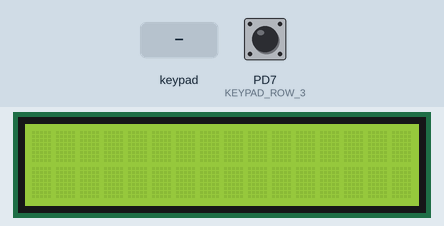
This program was run on a simulated ATmega32, built with avr-gcc and emulated at 16 MHz. Parts: 16×2 character LCD. Wiring (inferred from the names in the program): 3×4 keypad with keys 1 2 3 4 5 6 7 8 9 * 0 # (labels assumed): rows PD4, PD5, PD6; columns PD0, PD1, PD2, PD3; character LCD (HD44780): RS PB1; R/W PB2; E PB3; data PA4, PA5, PA6, PA7. The inputs (shaded band) are chosen by the test bench; at power-on: PD7 (KEYPAD_ROW_3) HIGH.

Above: at 1.2 s.
1.3 s: keypad keys 1 2 3 4 pressed 0.4 s apart
At 3.4 s:
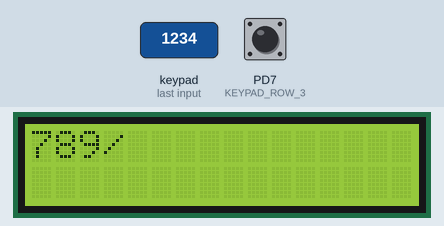
4.4 s: key '4' pressed
6.0 s: key '8' pressed
At 7.2 s:
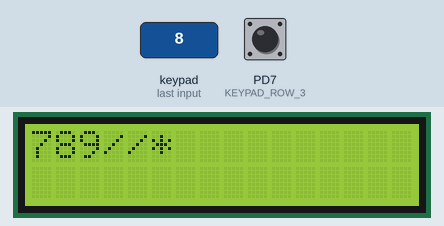
7.6 s: keypad keys 1 2 3 4 # pressed 0.4 s apart
At 9.7 s:
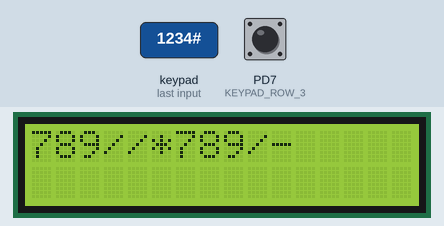
11.1 s: keypad keys 1 2 3 4 * pressed 0.4 s apart
At 13.5 s:
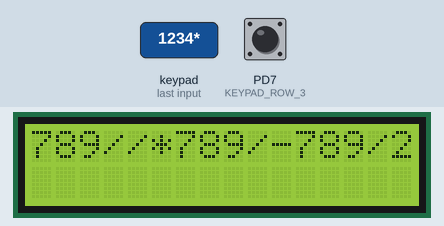
14.6 s: PD7 (KEYPAD_ROW_3) pulled LOW for 0.15 s
At 15.2 s:
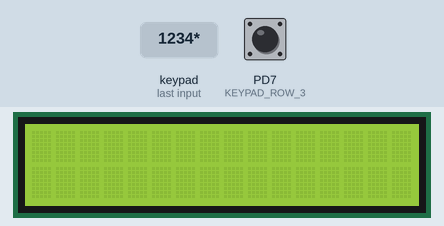
Timing chart, 0 to 17.2 s (numbered marks = the images above; inputs shaded):
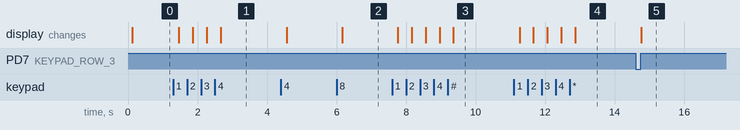

The program:

main.c
```c
/*
 * LCD_01.c
 *
 * Created: 8/24/2020 11:34:52 PM
 * Author : Mina
 */

//#include <avr/io.h>
#include "LCD.h"
#include "KeyPad.h"
#include "Calculator.h"
int main(void)
{
uint8 button_value;
LCD_Init();
KeyPad_Init();
sint32 operand1=0;
sint32 operand2=0;
uint8 operation='+';
uint8 firsttime=0;

while (1)
{
	button_value=KeyPad_GetValue();
	if(button_value!='@')
	{

		if(button_value=='c')
		{
			LCD_Clear();
			operand1=0;
			operand2=0;
		}
		else if(button_value=='=')
		{

			switch (operation)
			{

				case '+':
				operand2= operand2+operand1;
				operand1=0;
				break;
				case '-':
				operand2=operand2-operand1;
				operand1=0;
				break;
				case '*':
				if (firsttime==0)
				operand2=1;
				operand2=operand2*operand1;
				operand1=0;
				break;
				case '/':
				if (firsttime==0)
				operand2=1;
				operand2=operand2/operand1;
				operand1=0;
				break;
				default:
				break;

			}
			Displaynumber(operand2);

		}
		else if (button_value=='+'||button_value=='-'||button_value=='*'||button_value=='/')
		{
			LCD_WriteData(button_value);
			switch (operation)
			{

				case '+':
				operand2= operand2+operand1;
				operand1=0;
				break;
				case '-':
				operand2=operand2-operand1;
				operand1=0;
				break;
				case '*':
				if (firsttime==0)
				operand2=1;
				operand2=operand2*operand1;
				operand1=0;
				break;
				case '/':
				if (firsttime==0)
				operand2=1;
				operand2=operand2/operand1;
				operand1=0;
				break;
				default:
				break;

			}
			firsttime=1;
			operation=button_value;

			operand1=0;

		}
		else
		{
			LCD_WriteData(button_value);
			operand1=(operand1*10)+(sint32)(button_value-0x30);

		}


	}
}
}
```

Calculator.c
```c
/*
 * Calculator.c
 *
 * Created: 9/1/2020 10:54:42 AM
 *  Author: Mina
 */

#include "Calculator.h"
#include "LCD.h"
void Displaynumber(sint32 result)
{


	uint8 counter=0;
	sint32 temp=result;
	uint8 i=0;

	if (result<0)
	{
		LCD_WriteData('-');
	}


	for (i=0;temp>0;i++)
	{
		counter++;
		temp=temp/10;

	}


	uint8 arr[counter];

	for (i=0;i<counter;i++)
	{
		arr[i]=result%10;

		result=result/10;

	}
	LCD_GoTo(1,0);
	for (i=counter;i>0;i--)
	{

		LCD_WriteData(0x30+arr[i-1]);

	}
}
```

Calculator.h
```c
/*
 * Calculator.h
 *
 * Created: 9/1/2020 10:54:55 AM
 *  Author: Mina
 */


#ifndef CALCULATOR_H_
#define CALCULATOR_H_

#include "DIO.h"
void Displaynumber(sint32 result);


#endif /* CALCULATOR_H_ */
```

STD.h
```c
/*
 * STD.h
 *
 * Created: 8/20/2020 2:09:27 AM
 *  Author: Mina
 */


#ifndef STD_H_
#define STD_H_


typedef unsigned char  uint8;
typedef signed char    sint8;
typedef unsigned short uint16;
typedef signed short   sint16;
typedef unsigned long  uint32;
typedef signed long    sint32;
typedef float          float32;
typedef double         float64;


#endif /* STD_H_ */
```

KeyPad_Cfg.h
```c
/*
 * KeyPad_Cfg.h
 *
 * Created: 8/29/2020 7:33:35 AM
 *  Author: Mina
 */


#ifndef KEYPAD_CFG_H_
#define KEYPAD_CFG_H_

#include "DIO.h"

#define KEYPAD_PORT			DIO_PORTD

#define KEYPAD_COLOUM_0		DIO_PIN0
#define KEYPAD_COLOUM_1		DIO_PIN1
#define KEYPAD_COLOUM_2		DIO_PIN2
#define KEYPAD_COLOUM_3		DIO_PIN3

#define KEYPAD_ROW_0		DIO_PIN4
#define KEYPAD_ROW_1		DIO_PIN5
#define KEYPAD_ROW_2		DIO_PIN6
#define KEYPAD_ROW_3		DIO_PIN7


#endif /* KEYPAD_CFG_H_ */
```

LCD_Cfg.h
```c
/*
 * LCD_Cfg.h
 *
 * Created: 8/24/2020 11:42:26 PM
 *  Author: Mina
 */


#ifndef LCD_CFG_H_
#define LCD_CFG_H_

#include "DIO.h"

#define  LCD_8BIT_CMD_PORT		DIO_PORTB
#define  LCD_8BIT_DATA_PORT		DIO_PORTA

#define  LCD_4BIT_CMD_PORT		DIO_PORTB
#define  LCD_4BIT_DATA_PORT		DIO_PORTA

#define  LCD_RS_PIN				DIO_PIN1
#define  LCD_RW_PIN				DIO_PIN2
#define  LCD_E_PIN				DIO_PIN3

#define LCD_D0					DIO_PIN0
#define LCD_D1					DIO_PIN1
#define LCD_D2					DIO_PIN2
#define LCD_D3					DIO_PIN3
#define LCD_D4					DIO_PIN4
#define LCD_D5					DIO_PIN5
#define LCD_D6					DIO_PIN6
#define LCD_D7					DIO_PIN7

#define LCD_MODE				4

#endif /* LCD_CFG_H_ */
```

KeyPad.c
```c
/*
 * KeyPad.c
 *
 * Created: 8/29/2020 7:33:00 AM
 *  Author: Mina
 */

#include "KeyPad.h"
#define F_CPU 16000000
#include <util/delay.h>

#define COL_INIT	0
#define COL_FINAL	3

#define ROW_INIT	4
#define ROW_FINAL	7

const uint8 KeyPad_Values[4][4]={ {'7','8','9','/'},
	                              {'4','5','6','*'},
								  {'1','2','3','-'},
								  {'c','0','=','+'}};


void KeyPad_Init(void)
{
	DIO_SetPinDir(KEYPAD_PORT, KEYPAD_COLOUM_0, DIO_PIN_OUTPUT);
	DIO_SetPinDir(KEYPAD_PORT, KEYPAD_COLOUM_1, DIO_PIN_OUTPUT);
	DIO_SetPinDir(KEYPAD_PORT, KEYPAD_COLOUM_2, DIO_PIN_OUTPUT);
	DIO_SetPinDir(KEYPAD_PORT, KEYPAD_COLOUM_3, DIO_PIN_OUTPUT);

	DIO_SetPinDir(KEYPAD_PORT, KEYPAD_ROW_0, DIO_PIN_INPUT);
	DIO_SetPinDir(KEYPAD_PORT, KEYPAD_ROW_1, DIO_PIN_INPUT);
	DIO_SetPinDir(KEYPAD_PORT, KEYPAD_ROW_2, DIO_PIN_INPUT);
	DIO_SetPinDir(KEYPAD_PORT, KEYPAD_ROW_3, DIO_PIN_INPUT);

	DIO_SetPullup(KEYPAD_PORT, KEYPAD_ROW_0);
	DIO_SetPullup(KEYPAD_PORT, KEYPAD_ROW_1);
	DIO_SetPullup(KEYPAD_PORT, KEYPAD_ROW_2);
	DIO_SetPullup(KEYPAD_PORT, KEYPAD_ROW_3);

	DIO_SetPinValue(KEYPAD_PORT, KEYPAD_COLOUM_0, DIO_PIN_HIGH);
	DIO_SetPinValue(KEYPAD_PORT, KEYPAD_COLOUM_1, DIO_PIN_HIGH);
	DIO_SetPinValue(KEYPAD_PORT, KEYPAD_COLOUM_2, DIO_PIN_HIGH);
	DIO_SetPinValue(KEYPAD_PORT, KEYPAD_COLOUM_3, DIO_PIN_HIGH);


}

uint8 KeyPad_GetValue(void)
{
	uint8 LOC_Coloum =0;
	uint8 LOC_Row =0;
	uint8 value ='@';
	uint8 Temp =0;

	for (LOC_Coloum=COL_INIT; LOC_Coloum<= COL_FINAL;LOC_Coloum++)
	{
		DIO_SetPinValue(KEYPAD_PORT, LOC_Coloum, DIO_PIN_LOW);
		for (LOC_Row=ROW_INIT; LOC_Row<= ROW_FINAL; LOC_Row++)
		{
			DIO_ReadPin(KEYPAD_PORT, LOC_Row, &Temp);

			if(!Temp)
			{
				value=KeyPad_Values[LOC_Row - ROW_INIT ][LOC_Coloum - COL_INIT];

				while(!Temp)
				{
			DIO_ReadPin(KEYPAD_PORT, LOC_Row, &Temp);
				}
				_delay_ms(10);

			}
		}
		DIO_SetPinValue(KEYPAD_PORT, LOC_Coloum, DIO_PIN_HIGH);
	}
	return value;
}
```

KeyPad.h
```c
/*
 * KeyPad.h
 *
 * Created: 8/29/2020 7:33:18 AM
 *  Author: Mina
 */


#ifndef KEYPAD_H_
#define KEYPAD_H_

#include "KeyPad_Cfg.h"

void KeyPad_Init(void);

uint8 KeyPad_GetValue(void);


#endif /* KEYPAD_H_ */
```

LCD.c
```c
/*
 * LCD.c
 *
 * Created: 8/24/2020 11:41:56 PM
 *  Author: Mina
 */

#include "LCD.h"
#define F_CPU 16000000
#include <util/delay.h>

void LCD_Init(void)
{
#if LCD_MODE==8

DIO_SetPinDir(LCD_8BIT_CMD_PORT, LCD_RS_PIN	, DIO_PIN_OUTPUT);
DIO_SetPinDir(LCD_8BIT_CMD_PORT, LCD_RW_PIN, DIO_PIN_OUTPUT);
DIO_SetPinDir(LCD_8BIT_CMD_PORT, LCD_E_PIN, DIO_PIN_OUTPUT);

DIO_SetPortDir(LCD_8BIT_DATA_PORT, DIO_PORT_OUTPUT);

_delay_ms(100);

LCD_WriteCommand(0x38);
LCD_WriteCommand(0x0E);
LCD_WriteCommand(0x01);

_delay_ms(5);

#elif LCD_MODE==4

DIO_SetPinDir(LCD_4BIT_CMD_PORT, LCD_RS_PIN	, DIO_PIN_OUTPUT);
DIO_SetPinDir(LCD_4BIT_CMD_PORT, LCD_RW_PIN, DIO_PIN_OUTPUT);
DIO_SetPinDir(LCD_4BIT_CMD_PORT, LCD_E_PIN, DIO_PIN_OUTPUT);

DIO_SetPinDir(LCD_4BIT_DATA_PORT, LCD_D4	, DIO_PIN_OUTPUT);
DIO_SetPinDir(LCD_4BIT_DATA_PORT, LCD_D5	, DIO_PIN_OUTPUT);
DIO_SetPinDir(LCD_4BIT_DATA_PORT, LCD_D6	, DIO_PIN_OUTPUT);
DIO_SetPinDir(LCD_4BIT_DATA_PORT, LCD_D7	, DIO_PIN_OUTPUT);

_delay_ms(100);

LCD_WriteCommand(0x33);
LCD_WriteCommand(0x32);
LCD_WriteCommand(0x28);

LCD_WriteCommand(0x0C);
LCD_WriteCommand(0x01);
LCD_WriteCommand(0x06);
LCD_WriteCommand(0x02);

_delay_ms(5);

#endif
}

void LCD_WriteCommand(uint8 cmd)
{
	DIO_SetPinValue(LCD_4BIT_CMD_PORT, LCD_RS_PIN	, DIO_PIN_LOW);
	DIO_SetPinValue(LCD_4BIT_CMD_PORT, LCD_RW_PIN	, DIO_PIN_LOW);
	DIO_SetPinValue(LCD_4BIT_CMD_PORT, LCD_E_PIN	, DIO_PIN_LOW);

PORTA=(cmd & 0xF0) | (PORTA & 0x0F);

DIO_SetPinValue(LCD_4BIT_CMD_PORT, LCD_E_PIN	, DIO_PIN_HIGH);
_delay_ms(1);
DIO_SetPinValue(LCD_4BIT_CMD_PORT, LCD_E_PIN	, DIO_PIN_LOW);

PORTA=(cmd << 4) | (PORTA & 0x0F);

DIO_SetPinValue(LCD_4BIT_CMD_PORT, LCD_E_PIN	, DIO_PIN_HIGH);
_delay_ms(1);
DIO_SetPinValue(LCD_4BIT_CMD_PORT, LCD_E_PIN	, DIO_PIN_LOW);

_delay_ms(5);


}

void LCD_WriteData(uint8 data)
{
	DIO_SetPinValue(LCD_4BIT_CMD_PORT, LCD_RS_PIN	, DIO_PIN_HIGH);
	DIO_SetPinValue(LCD_4BIT_CMD_PORT, LCD_RW_PIN	, DIO_PIN_LOW);
	DIO_SetPinValue(LCD_4BIT_CMD_PORT, LCD_E_PIN	, DIO_PIN_LOW);

	PORTA=(data & 0xF0) | (PORTA & 0x0F);

	DIO_SetPinValue(LCD_4BIT_CMD_PORT, LCD_E_PIN	, DIO_PIN_HIGH);
	_delay_ms(1);
	DIO_SetPinValue(LCD_4BIT_CMD_PORT, LCD_E_PIN	, DIO_PIN_LOW);

	PORTA=(data << 4) | (PORTA & 0x0F);

	DIO_SetPinValue(LCD_4BIT_CMD_PORT, LCD_E_PIN	, DIO_PIN_HIGH);
	_delay_ms(1);
	DIO_SetPinValue(LCD_4BIT_CMD_PORT, LCD_E_PIN	, DIO_PIN_LOW);

	_delay_ms(5);

}

void LCD_GoTo(uint8 row, uint8 col)
{
	uint8 pos[2]={0x80,0xC0};

	LCD_WriteCommand(pos[row]+col);
}

void LCD_WriteString(uint8* str)
{
	uint8 i=0;

	while (str[i]!='\0')
	{
		LCD_WriteData(str[i]);
		i++;
	}
}

void LCD_Clear(void)
{
	LCD_WriteCommand(0x01);
}
```

LCD.h
```c
/*
 * LCD.h
 *
 * Created: 8/24/2020 11:42:09 PM
 *  Author: Mina
 */


#ifndef LCD_H_
#define LCD_H_

#include "LCD_Cfg.h"

void LCD_Init(void);

void LCD_WriteCommand(uint8 cmd);

void LCD_WriteData(uint8 data);

void LCD_GoTo(uint8 row, uint8 col);

void LCD_WriteString(uint8* str);

void LCD_Clear(void);


#endif /* LCD_H_ */
```

Atmega32_registers.h
```c
/*
 * Atmega32_registers.h
 *
 * Created: 8/20/2020 2:04:03 AM
 *  Author: Mina
 */


#ifndef ATMEGA32_REGISTERS_H_
#define ATMEGA32_REGISTERS_H_

#include "STD.h"

/*********************************  DIO  ********************************/

#define   DDRA    (*(volatile uint8*)(0x3A))
#define   PORTA   (*(volatile uint8*)(0x3B))
#define   PINA    (*(volatile uint8*)(0x39))

#define   DDRB    (*(volatile uint8*)(0x37))
#define   PORTB   (*(volatile uint8*)(0x38))
#define   PINB    (*(volatile uint8*)(0x36))

#define   DDRC    (*(volatile uint8*)(0x34))
#define   PORTC   (*(volatile uint8*)(0x35))
#define   PINC    (*(volatile uint8*)(0x33))

#define  PORTD    (*(volatile uint8*)(0x32))
#define  PIND     (*(volatile uint8*)(0x30))
#define  DDRD     (*(volatile uint8*)(0x31))


/******************************************************************************/


#endif /* ATMEGA32_REGISTERS_H_ */
```

BIT_Math.h
```c
/*
 * BIT_Math.h
 *
 * Created: 8/20/2020 2:10:46 AM
 *  Author: Mina
 */


#ifndef BIT_MATH_H_
#define BIT_MATH_H_


#define SET_BIT(REG,BIT)  (REG |= (1<<BIT))
#define CLR_BIT(REG,BIT)  (REG &=~ (1<<BIT))
#define Toggle_BIT(REG,BIT) (REG ^= (1<<BIT))
#define GET_BIT(REG,BIT)  ((REG >> BIT) & (0X01))


#endif /* BIT_MATH_H_ */
```

DIO.c
```c
/*
 * DIO.c
 *
 * Created: 8/20/2020 11:39:38 PM
 *  Author: Mina
 */

#include "DIO.h"

void DIO_SetPortDir(uint8 Port, uint8 Dir)
{
	switch(Port)
	{
		case DIO_PORTA :
		DDRA = Dir;
		break;

		case DIO_PORTB :
		DDRB = Dir;
		break;

		case DIO_PORTC :
		DDRC = Dir;
		break;

		case DIO_PORTD :
		DDRD = Dir;
		break;

		default:
		break;
	}
}

void DIO_SetPinDir(uint8 Port, uint8 Pin, uint8 Dir)
{
	switch(Dir)
	{
		case DIO_PIN_OUTPUT :
	switch(Port)
	{
		case DIO_PORTA :
		SET_BIT(DDRA,Pin);
		break;

		case DIO_PORTB :
		SET_BIT(DDRB,Pin);
		break;

		case DIO_PORTC :
		SET_BIT(DDRC,Pin);
		break;

		case DIO_PORTD :
		SET_BIT(DDRD,Pin);
		break;

		default:
		break;
	}

	break;

	case DIO_PIN_INPUT :
	switch(Port)
	{
		case DIO_PORTA :
		CLR_BIT(DDRA,Pin);
		break;

		case DIO_PORTB :
		CLR_BIT(DDRB,Pin);
		break;

		case DIO_PORTC :
		CLR_BIT(DDRC,Pin);
		break;

		case DIO_PORTD :
		CLR_BIT(DDRD,Pin);
		break;

		default:
		break;
	}

	break;

	default:
	break;

	}
}

void DIO_SetPortValue(uint8 Port, uint8 Val)
{
	switch(Port)
	{
		case DIO_PORTA :
		PORTA = Val;
		break;

		case DIO_PORTB :
		PORTB = Val;
		break;

		case DIO_PORTC :
		PORTC = Val;
		break;

		case DIO_PORTD :
		PORTD = Val;
		break;

		default:
		break;
	}
}

void DIO_SetPinValue(uint8 Port, uint8 Pin, uint8 Val)
{
	switch(Val)
	{
		case DIO_PIN_HIGH :
		switch(Port)
		{
			case DIO_PORTA :
			SET_BIT(PORTA,Pin);
			break;

			case DIO_PORTB :
			SET_BIT(PORTB,Pin);
			break;

			case DIO_PORTC :
			SET_BIT(PORTC,Pin);
			break;

			case DIO_PORTD :
			SET_BIT(PORTD,Pin);
			break;

			default:
			break;
		}

		break;

		case DIO_PIN_LOW :
		switch(Port)
		{
			case DIO_PORTA :
			CLR_BIT(PORTA,Pin);
			break;

			case DIO_PORTB :
			CLR_BIT(PORTB,Pin);
			break;

			case DIO_PORTC :
			CLR_BIT(PORTC,Pin);
			break;

			case DIO_PORTD :
			CLR_BIT(PORTD,Pin);
			break;

			default:
			break;
		}

		break;

		default:
		break;

	}
}

void DIO_ReadPort(uint8 Port, uint8* Val)
{
	switch(Port)
	{
		case DIO_PORTA :
		*Val = PINA;
		break;

		case DIO_PORTB :
		*Val = PINB;
		break;

		case DIO_PORTC :
		*Val = PINC;
		break;

		case DIO_PORTD :
		*Val = PIND;
		break;

		default:
		break;
	}
}

void DIO_ReadPin(uint8 Port, uint8 Pin, uint8* Val)
{
	switch(Port)
	{
		case DIO_PORTA :
		*Val = GET_BIT(PINA,Pin);
		break;

		case DIO_PORTB :
		*Val = GET_BIT(PINB,Pin);
		break;

		case DIO_PORTC :
		*Val = GET_BIT(PINC,Pin);
		break;

		case DIO_PORTD :
		*Val = GET_BIT(PIND,Pin);
		break;

		default:
		break;
	}
}

void DIO_SetPullup(uint8 Port, uint8 Pin)
{
	switch(Port)
	{
		case DIO_PORTA :
		SET_BIT(PORTA,Pin);
		break;

		case DIO_PORTB :
		SET_BIT(PORTB,Pin);
		break;

		case DIO_PORTC :
		SET_BIT(PORTC,Pin);
		break;

		case DIO_PORTD :
		SET_BIT(PORTD,Pin);
		break;

		default:
		break;
	}
}

void DIO_TogglePin(uint8 Port, uint8 Pin)
{
	switch(Port)
	{
		case DIO_PORTA :
		Toggle_BIT(PORTA,Pin);
		break;

		case DIO_PORTB :
		Toggle_BIT(PORTB,Pin);
		break;

		case DIO_PORTC :
		Toggle_BIT(PORTC,Pin);
		break;

		case DIO_PORTD :
		Toggle_BIT(PORTD,Pin);
		break;

		default:
		break;
	}

}
```

DIO.h
```c
/*
 * DIO.h
 *
 * Created: 8/20/2020 11:39:56 PM
 *  Author: Mina
 */


#ifndef DIO_H_
#define DIO_H_

#include "Atmega32_registers.h"
#include "BIT_Math.h"

#define DIO_PORTA	0
#define DIO_PORTB	1
#define DIO_PORTC	2
#define DIO_PORTD	3

#define DIO_PIN0	0
#define DIO_PIN1	1
#define DIO_PIN2	2
#define DIO_PIN3	3
#define DIO_PIN4	4
#define DIO_PIN5	5
#define DIO_PIN6	6
#define DIO_PIN7	7

#define DIO_PIN_HIGH	1
#define DIO_PIN_LOW		0

#define DIO_PORT_HIGH	0xFF
#define DIO_PORT_LOW	0x00

#define DIO_PIN_OUTPUT	1
#define DIO_PIN_INPUT	0

#define DIO_PORT_OUTPUT	0xFF
#define DIO_PORT_INPUT	0x00

void DIO_SetPortDir(uint8 Port, uint8 Dir);
void DIO_SetPinDir(uint8 Port, uint8 Pin, uint8 Dir);

void DIO_SetPortValue(uint8 Port, uint8 Val);
void DIO_SetPinValue(uint8 Port, uint8 Pin, uint8 Val);

void DIO_ReadPort(uint8 Port, uint8* Val);
void DIO_ReadPin(uint8 Port, uint8 Pin, uint8* Val);

void DIO_SetPullup(uint8 Port, uint8 Pin);

void DIO_TogglePin(uint8 Port, uint8 Pin);


#endif /* DIO_H_ */
```

Measured:
- after the input at 1.3 s, the display: first changes after 0.16 s (image 1 shows a later state)
- after the input at 6.0 s, the display: changes after 0.16 s (image 2)
- after the input at 7.6 s, the display: first changes after 0.16 s (image 3 shows a later state)
- after the input at 11.1 s, the display: first changes after 0.16 s (image 4 shows a later state)
- after the input at 14.6 s, the display: changes after 0.17 s (image 5)
